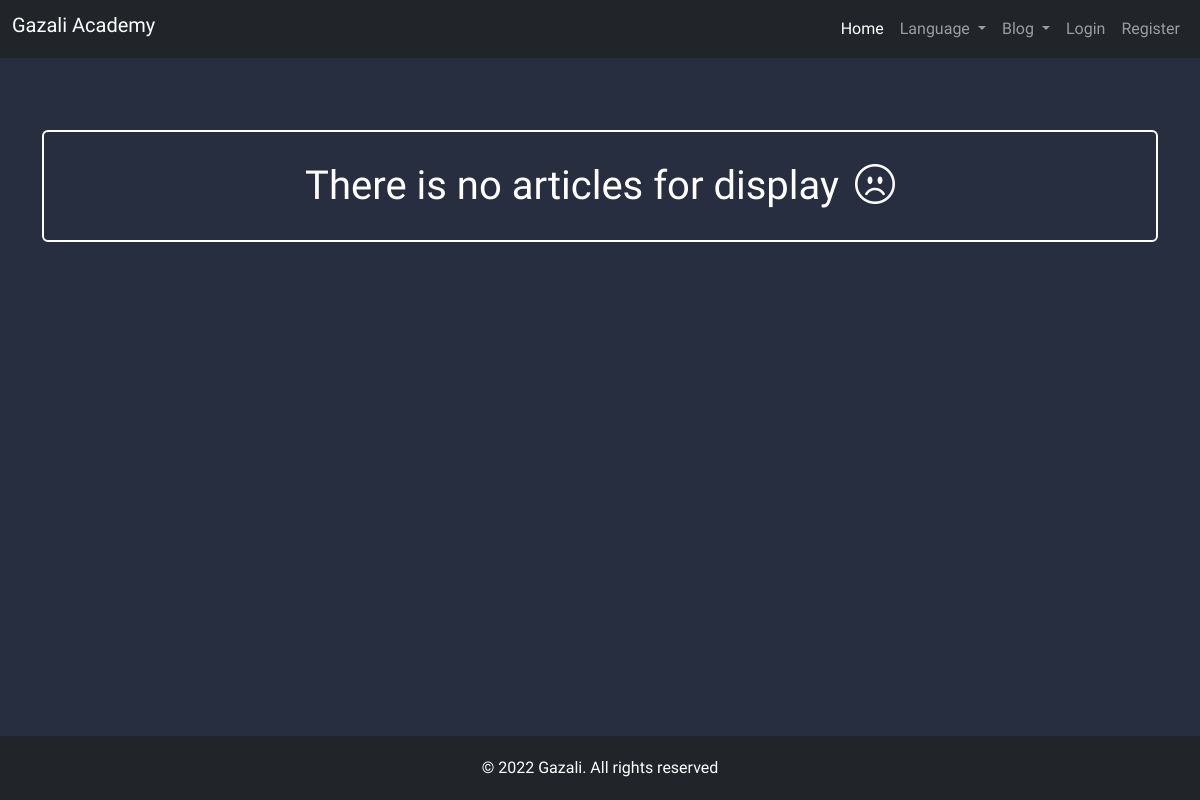
The page /blog/ on the database as committed earlier.
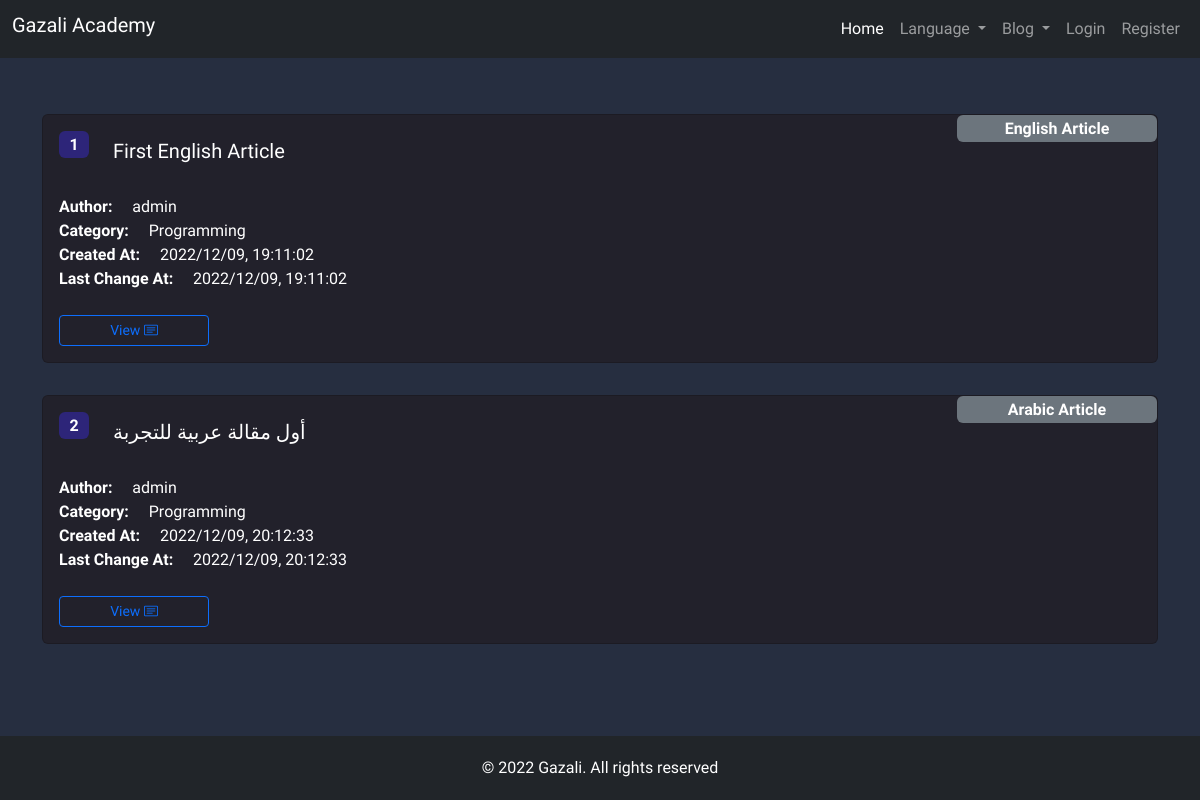
The same page on the database as committed later.
### blog/models.py (models this page shows, shortened)
class Article(models.Model):
    title = models.CharField(verbose_name=_('title'), max_length=255, unique=True)
    body = RichTextField()
    is_arabic = models.BooleanField(default=True, verbose_name=_('is arabic'))
    created_at = models.DateTimeField(auto_now_add=True, verbose_name=_('created at'))
    updated_at = models.DateTimeField(auto_now=True, verbose_name=_('updated at'))
    author = models.ForeignKey(AUTH_USER_MODEL, null=True, on_delete=models.SET_NULL, verbose_name=_('author'))
    category = models.ForeignKey(Category, on_delete=models.PROTECT, verbose_name=_('category'))
    class META:
        verbose_name = _('article')
        verbose_name_plural = _('articles')

class Category(models.Model):
    name = models.CharField(max_length=255, verbose_name=_('name'))
    def __str__(self):
        return self.name
    class META:
        verbose_name = _('category')
        verbose_name_plural = _('categories')

### blog/views.py (the view)
def list_blog(request: HttpRequest):
    articles = Article.objects.all()
    return render(request, 'main_blog.html', {"articles": articles})

### blog/templates/main_blog.html (shortened to what this page needs)
{% extends 'base.html' %}
{% load i18n %}
{% block content %}
    <div class="container my-5 d-flex flex-column gap-3">
        {% for article in articles %}
            <div class="position-relative card text-white my-2" style="background-color: var(--cards-color)">
                <div class="card-body">
                    <div class="card-title mb-3 d-flex gap-3 align-items-start">
                        <div class="badge fs-6 fc" style="background-color: var(--cards-color-2);">
                            {{ forloop.counter }}
                        </div>
                        <h5 class="rounded p-2">
                            {{ article.title }}
                        </h5>
                    </div>
                    <div>
                        <span class="fw-bold">{% trans "Author" %}: &nbsp;&nbsp;&nbsp; </span> {{ article.author }}
                    </div>
                    <div>
                        <span class="fw-bold">{% trans "Category" %}: &nbsp;&nbsp;&nbsp; </span> {{ article.category }}
                    </div>
                    <div>
                        <span class="fw-bold">{% trans "Created At" %}: &nbsp;&nbsp;&nbsp; </span> {{ article.created_at|date:"Y/m/d, H:i:s" }}
                    </div>
                    <div class="mb-4">
                        <span class="fw-bold">{% trans "Last Change At" %}: &nbsp;&nbsp;&nbsp; </span> {{ article.updated_at|date:"Y/m/d, H:i:s" }}
                    </div>
                    <div class="row container gap-2">
                        <a href={% url 'blog_detail' article.id %} class="btn btn-outline-primary btn-sm" style="width: 150px">{% trans "View" %} <i class="bi bi-card-text"></i></a>
                    </div>
                </div>
                <div class="badge fs-6 bg-secondary position-absolute top-0 end-0" style="width: 200px">
                    {% if article.is_arabic %}
                        {% trans "Arabic Article" %}
                    {% else %}
                        {% trans "English Article" %}
                    {% endif %}
                </div>
            </div>
        {% empty %}
            <div class="fc fs-1 gap-3 mt-4 p-4 flex-wrap text-center text-white rounded" style="border: 2px solid white">
                {% trans "There is no articles for display" %} <i class="bi bi-emoji-frown"></i>
            </div>
        {% endfor %}
    </div>
{% endblock content %}

Rows that differ between the two databases and show on the page:
added Article: title "First English Article", author "admin", category "Programming", created_at "2022/12/09, 19:11:02", updated_at "2022/12/09, 19:11:02"
added Article: title "أول مقالة عربية للتجربة", author "admin", category "Programming", created_at "2022/12/09, 20:12:33", updated_at "2022/12/09, 20:12:33"
Other text that changed with them:
text no longer shown: "There is no articles for display"
